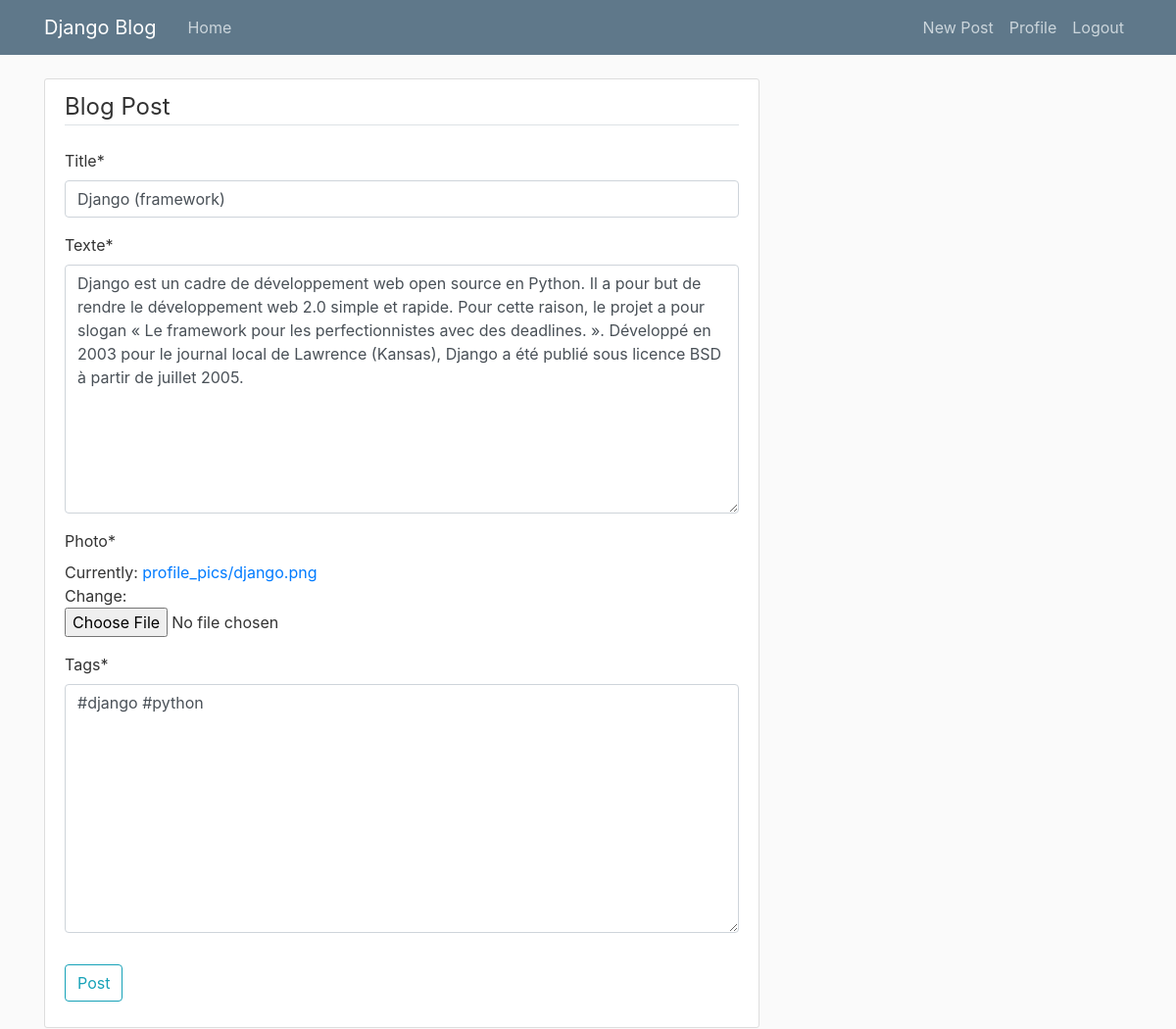
The app's page /post/5/update/ (signed in) with its own data.
### blog/models.py (models this page shows, shortened)
class Post(models.Model):
	title = models.CharField(max_length=100)
	texte = models.TextField()
	photo = models.ImageField(default='pic1.png', upload_to='profile_pics')
	tags = models.TextField()

### blog/views.py (the view, shortened to what this page needs)
# urls.py: path('post/<int:pk>/update/', PostUpdateView.as_view(), name='post-update'),
class PostUpdateView(LoginRequiredMixin, UpdateView):
	model = Post
	fields = ['title','texte','photo','tags']

### blog/templates/blog/post_form.html (shortened to what this page needs)
{% extends "blog/base.html" %}
{% load crispy_forms_tags %}
{% block content %}
    <div class="content-section">
        <form method="POST" enctype="multipart/form-data">
            <fieldset class="form-group">
                <legend class="border-bottom mb-4">Blog Post</legend>
                {{ form |crispy }}
            </fieldset>
            <div class="form-group">
                <button class="btn btn-outline-info" type="submit">Post</button>
            </div>
        </form>
    </div>
{% endblock content %}

### blog/static/blog/main.css (style rules this page uses)
body { background: #fafafa; color: #333333; margin-top: 5rem; }
.content-section { background: #ffffff; padding: 10px 20px; border: 1px solid #dddddd; border-radius: 3px; margin-bottom: 20px; }

### records on screen
Post: title "Django (framework)", texte "Django est un cadre de développement web open source en Python. Il a pour but de rendre le développement web 2.0 simple et rapide. Pour cette raison, le projet a pour slogan « Le framework pour les perfectionnistes avec des deadlines. ». Développé en 2003 pour le journal local de Lawrence (Kansas), Django a été publié sous licence BSD à partir de juillet 2005.", tags "#django #python"
